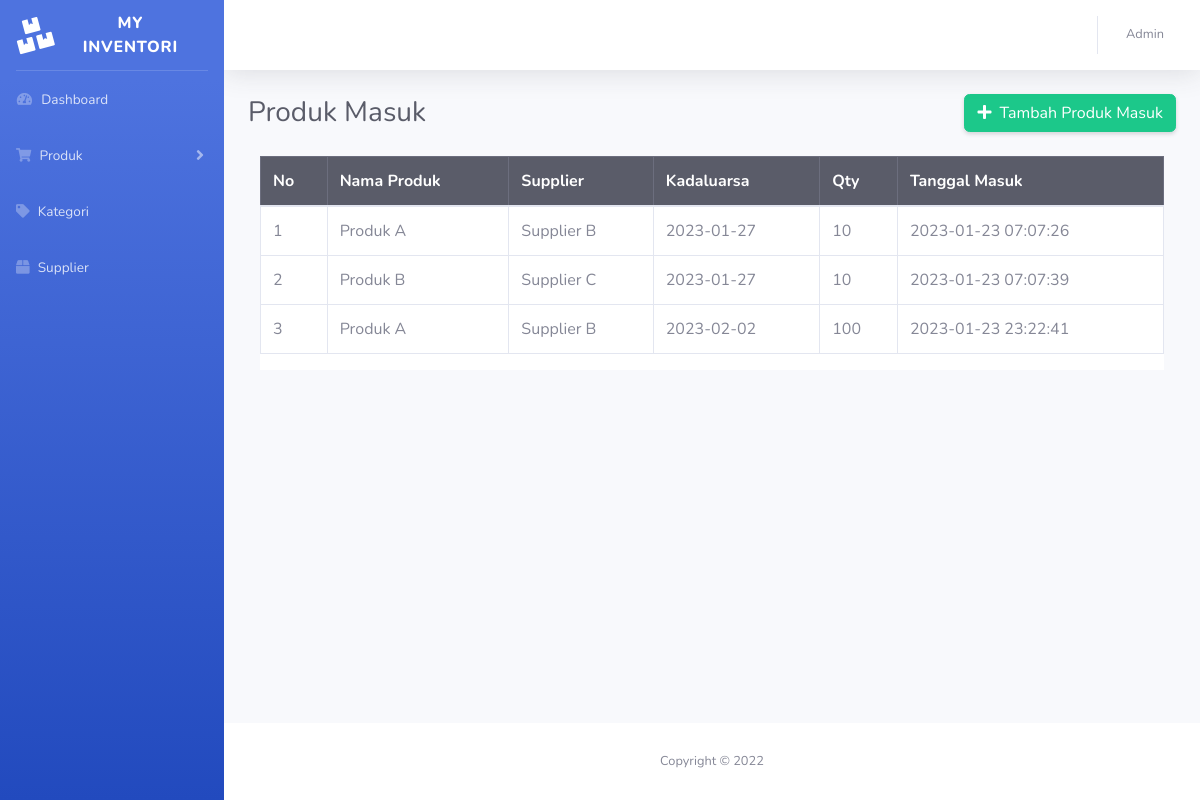
The page /produk_masuk.php (signed in) on the database its author committed.
### tables this page shows
CREATE TABLE `produk_masuk` (
  `id_masuk` int(255) NOT NULL,
  `id_produk` int(255) NOT NULL,
  `id_supplier` int(255) NOT NULL,
  `kadaluarsa` date NOT NULL,
  `qty` int(255) NOT NULL,
  `tgl_masuk` timestamp NOT NULL DEFAULT current_timestamp()
);

CREATE TABLE `produk` (
  `id_produk` int(255) NOT NULL,
  `nama_produk` varchar(255) NOT NULL,
  `id_kategori` int(255) NOT NULL,
  `harga` int(255) NOT NULL
);

CREATE TABLE `supplier` (
  `id_supplier` int(255) NOT NULL,
  `nama_supplier` varchar(255) NOT NULL,
  `alamat` varchar(255) NOT NULL,
  `email` varchar(255) NOT NULL,
  `telpon` varchar(255) NOT NULL
);

### produk_masuk.php (the view, shortened to what this page needs)
<?php
include '_koneksi.php';
$sql = "SELECT * FROM produk_masuk
INNER JOIN produk ON produk_masuk.id_produk = produk.id_produk
INNER JOIN supplier ON produk_masuk.id_supplier = supplier.id_supplier";
$result = $conn->query($sql);
if ($result->num_rows > 0) {
  while($row = $result->fetch_assoc()) {
    $produk_masuk[] = $row;
  }
} else {
  echo "0 results";
}
?>
<!DOCTYPE html>
<html lang="en">
<head>
    <link href="vendor/fontawesome-free/css/all.min.css" rel="stylesheet" type="text/css">
    <link href="css/sb-admin-2.min.css" rel="stylesheet">
</head>
<body id="page-top">
    <div id="wrapper">
		<?php include 'inc/sidebar.php'; ?>
        <div id="content-wrapper" class="d-flex flex-column">
            <div id="content">
				<?php include 'inc/topbar.php'; ?>
                <div class="container-fluid">
					<div class="d-sm-flex align-items-center justify-content-between mb-4">
						<h1 class="h3 mb-0 text-gray-800">Produk Masuk</h1>
						<a href="produk_masuk_tambah.php" class="btn btn-success shadow-sm">
						<i class="fas fa-plus mr-1"></i> Tambah Produk Masuk</a>
					</div>
					<div class="container">
						<div class="row bg-white">
							<table class="table table-bordered" id="dataTable" cellspacing="0">
								<thead class="table-dark">
									<tr>
										<th>No</th>
										<th>Nama Produk</th>
										<th>Supplier</th>
										<th>Kadaluarsa</th>
										<th>Qty</th>
										<th>Tanggal Masuk</th>
									</tr>
								</thead>
								<tbody>
								<?php foreach($produk_masuk as $produk_masuk): ?>
									<tr>
										<td><?= $produk_masuk['id_masuk'] ?></td>
										<td><?= $produk_masuk['nama_produk'] ?></td>
										<td><?= $produk_masuk['nama_supplier'] ?></td>
										<td><?= $produk_masuk['kadaluarsa'] ?></td>
										<td><?= $produk_masuk['qty'] ?></td>
										<td><?= $produk_masuk['tgl_masuk'] ?></td>
									</tr>
								<?php endforeach; ?>
								</tbody>
							</table>
						</div>
					</div>
                </div>
            </div>
			<?php include 'inc/footer.php'; ?>
        </div>
    </div>
</body>
</html>

### rows shown on the page
produk_masuk: id_masuk "1", id_produk.nama_produk "Produk A", id_supplier.nama_supplier "Supplier B", kadaluarsa "2023-01-27", qty "10", tgl_masuk "2023-01-23 07:07:26"
produk_masuk: id_masuk "2", id_produk.nama_produk "Produk B", id_supplier.nama_supplier "Supplier C", kadaluarsa "2023-01-27", qty "10", tgl_masuk "2023-01-23 07:07:39"
produk_masuk: id_masuk "3", id_produk.nama_produk "Produk A", id_supplier.nama_supplier "Supplier B", kadaluarsa "2023-02-02", qty "100", tgl_masuk "2023-01-23 23:22:41"
